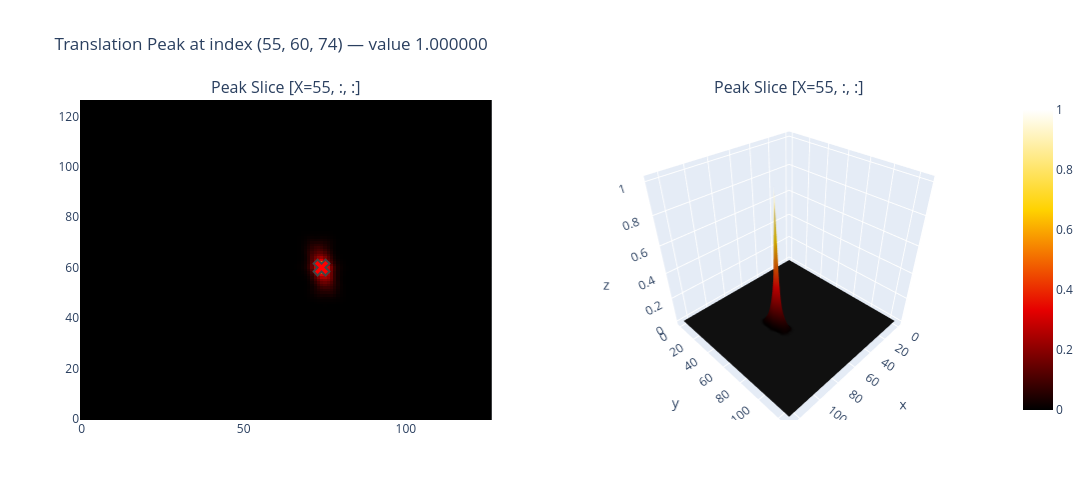

The cell this chart's notebook holds for it:
### Markdown cell above
## Peak Location Highlight

### Code cell
# Show the slice containing the translation peak with a marker
fig = make_subplots(rows=1, cols=2,
    specs=[[{'type': 'heatmap'}, {'type': 'scene'}]],
    subplot_titles=(f'Peak Slice [X={peak_i}, :, :]', f'Peak Slice [X={peak_i}, :, :]'))

peak_slice = translation_correlation_3d[peak_i, :, :]

fig.add_trace(
    go.Heatmap(z=peak_slice, colorscale='Hot', showscale=False),
    row=1, col=1
)
fig.add_trace(
    go.Surface(z=peak_slice, colorscale='Hot', showscale=True),
    row=1, col=2
)

# Mark peak position on heatmap
fig.add_trace(
    go.Scatter(x=[peak_k], y=[peak_j], mode='markers',
               marker=dict(size=14, color='red', symbol='x', line_width=2),
               name='Peak'),
    row=1, col=1
)

fig.update_layout(height=500, width=1100,
    title_text=f'Translation Peak at index ({peak_i}, {peak_j}, {peak_k}) — value {c_max:.6f}')
fig.show()

print(f'Translation (voxel units from center): X={trans_x}, Y={trans_y}, Z={trans_z}')

### Figure 1 — Plotly figure (JSON) as saved in the notebook; plotly's stock layout.template omitted (floating-point values rounded to 4 significant figures; data arrays with more than 128 entries replaced by an {"elided": "..."} marker saying what was removed)
{"data": [{"colorscale": [[0, "rgb(0,0,0)"], [0.3333, "rgb(230,0,0)"], [0.6667, "rgb(255,210,0)"], [1, "rgb(255,255,255)"]], "showscale": false, "type": "heatmap", "xaxis": "x", "yaxis": "y", "z": {"elided": "127x127 float values"}}, {"colorscale": [[0, "rgb(0,0,0)"], [0.3333, "rgb(230,0,0)"], [0.6667, "rgb(255,210,0)"], [1, "rgb(255,255,255)"]], "scene": "scene", "showscale": true, "type": "surface", "z": {"elided": "127x127 float values"}}, {"marker": {"color": "red", "line": {"width": 2}, "size": 14, "symbol": "x"}, "mode": "markers", "name": "Peak", "type": "scatter", "x": [74], "xaxis": "x", "y": [60], "yaxis": "y"}], "layout": {"annotations": [{"font": {"size": 16}, "showarrow": false, "text": "Peak Slice [X=55, :, :]", "x": 0.225, "xanchor": "center", "xref": "paper", "y": 1, "yanchor": "bottom", "yref": "paper"}, {"font": {"size": 16}, "showarrow": false, "text": "Peak Slice [X=55, :, :]", "x": 0.775, "xanchor": "center", "xref": "paper", "y": 1, "yanchor": "bottom", "yref": "paper"}], "height": 500, "scene": {"domain": {"x": [0.55, 1], "y": [0, 1]}}, "title": {"text": "Translation Peak at index (55, 60, 74) — value 1.000000"}, "width": 1100, "xaxis": {"anchor": "y", "domain": [0, 0.45]}, "yaxis": {"anchor": "x", "domain": [0, 1]}}}
